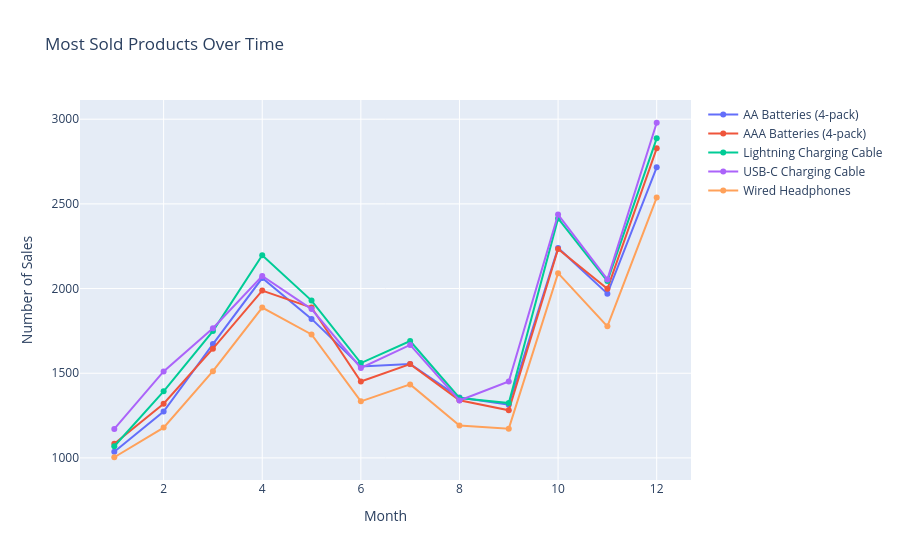

The cell this chart's notebook holds for it:
### Code cell
grouped_data = most_sold_products_data.groupby(['Month', 'Product']).size().unstack() # Creating the pivot table

# Create traces for each product
traces = [] # Initialize an empty list. This list will store multiple line charts (one per product)
for column in grouped_data.columns: # This loop means "For each product, create a separate line"
    # Create a Line Chart
    trace = go.Scatter(
        x=grouped_data.index,   # X-azis => Months(1 - 12)
        y=grouped_data[column], # Y-axis => Sales for that product
        mode='lines+markers',   # Draws a line + dots
        name=column             # This labels each each line in the legend so that each product appears separately on th chart
    )
    traces.append(trace)        # Add each line to the list
                                # After the loop finishes, traces contains multiple lines, One line per product

# Create layout
layout = go.Layout(
    title='Most Sold Products Over Time', # Title of Chart
    xaxis=dict(title='Month'),            # Label X-axis => Month
    yaxis=dict(title='Number of Sales'),  # Label Y-axis => Sales
    hovermode='closest',                  # Hover shows closest data point
)

# Create figure
fig = go.Figure(data=traces, layout=layout) # Create the Figure
                                            # Combines All product lines(traces) and Chart Styling(layout)

# Show plot
fig.show() # This renders an interactive Plotly chart
# The chart below shows "How do the top 5 products perform across months?"

### Figure 1 — Plotly figure (JSON) as saved in the notebook; plotly's stock layout.template omitted (floating-point values rounded to 4 significant figures)
{"data": [{"mode": "lines+markers", "name": "AA Batteries (4-pack)", "type": "scatter", "x": [1, 2, 3, 4, 5, 6, 7, 8, 9, 10, 11, 12], "y": [1037, 1274, 1672, 2062, 1821, 1540, 1555, 1357, 1314, 2240, 1970, 2716]}, {"mode": "lines+markers", "name": "AAA Batteries (4-pack)", "type": "scatter", "x": [1, 2, 3, 4, 5, 6, 7, 8, 9, 10, 11, 12], "y": [1084, 1320, 1645, 1988, 1888, 1451, 1554, 1340, 1281, 2234, 1999, 2828]}, {"mode": "lines+markers", "name": "Lightning Charging Cable", "type": "scatter", "x": [1, 2, 3, 4, 5, 6, 7, 8, 9, 10, 11, 12], "y": [1069, 1393, 1749, 2197, 1929, 1560, 1690, 1354, 1324, 2414, 2044, 2887]}, {"mode": "lines+markers", "name": "USB-C Charging Cable", "type": "scatter", "x": [1, 2, 3, 4, 5, 6, 7, 8, 9, 10, 11, 12], "y": [1171, 1511, 1766, 2074, 1879, 1531, 1667, 1339, 1451, 2437, 2054, 2979]}, {"mode": "lines+markers", "name": "Wired Headphones", "type": "scatter", "x": [1, 2, 3, 4, 5, 6, 7, 8, 9, 10, 11, 12], "y": [1004, 1179, 1512, 1888, 1729, 1334, 1434, 1191, 1173, 2091, 1777, 2537]}], "layout": {"hovermode": "closest", "title": {"text": "Most Sold Products Over Time"}, "xaxis": {"title": {"text": "Month"}}, "yaxis": {"title": {"text": "Number of Sales"}}}}
